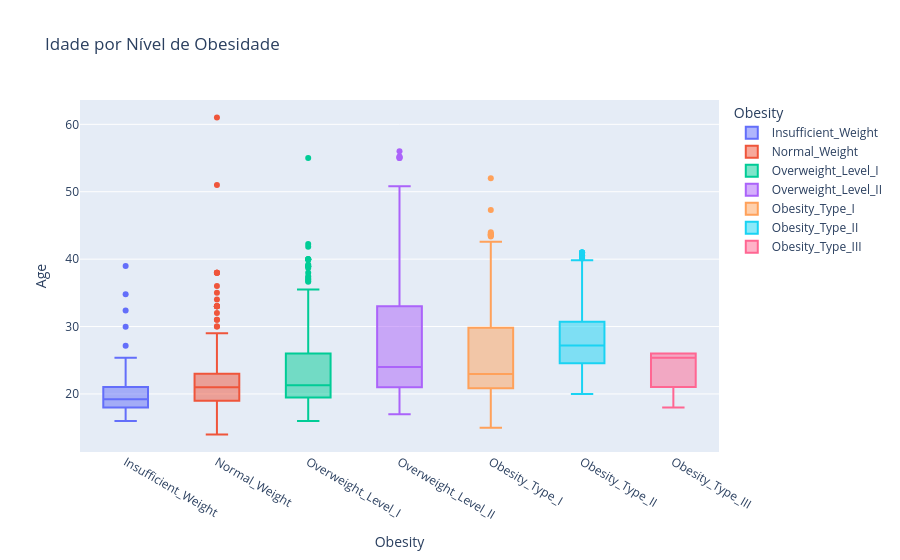

The code cell stored with this chart in its notebook:
### Markdown cell above
### 2.2 Variável numérica: Age

### Code cell
fig = px.box(df, x='Obesity', y='Age', category_orders={'Obesity': TARGET_ORDER},
             color='Obesity', title='Idade por Nível de Obesidade')
fig.show()

### Figure 1 — Plotly figure (JSON) as saved in the notebook; plotly's stock layout.template omitted (floating-point values rounded to 4 significant figures; data arrays with more than 128 entries replaced by an {"elided": "..."} marker saying what was removed)
{"data": [{"alignmentgroup": "True", "hovertemplate": "Obesity=%{x}<br>Age=%{y}<extra></extra>", "legendgroup": "Insufficient_Weight", "marker": {"color": "#636efa"}, "name": "Insufficient_Weight", "notched": false, "offsetgroup": "Insufficient_Weight", "orientation": "v", "showlegend": true, "type": "box", "x": {"elided": "267 str values"}, "x0": " ", "xaxis": "x", "y": {"elided": "267 float values"}, "y0": " ", "yaxis": "y"}, {"alignmentgroup": "True", "hovertemplate": "Obesity=%{x}<br>Age=%{y}<extra></extra>", "legendgroup": "Normal_Weight", "marker": {"color": "#EF553B"}, "name": "Normal_Weight", "notched": false, "offsetgroup": "Normal_Weight", "orientation": "v", "showlegend": true, "type": "box", "x": {"elided": "282 str values"}, "x0": " ", "xaxis": "x", "y": {"elided": "282 float values"}, "y0": " ", "yaxis": "y"}, {"alignmentgroup": "True", "hovertemplate": "Obesity=%{x}<br>Age=%{y}<extra></extra>", "legendgroup": "Overweight_Level_I", "marker": {"color": "#00cc96"}, "name": "Overweight_Level_I", "notched": false, "offsetgroup": "Overweight_Level_I", "orientation": "v", "showlegend": true, "type": "box", "x": {"elided": "276 str values"}, "x0": " ", "xaxis": "x", "y": {"elided": "276 float values"}, "y0": " ", "yaxis": "y"}, {"alignmentgroup": "True", "hovertemplate": "Obesity=%{x}<br>Age=%{y}<extra></extra>", "legendgroup": "Overweight_Level_II", "marker": {"color": "#ab63fa"}, "name": "Overweight_Level_II", "notched": false, "offsetgroup": "Overweight_Level_II", "orientation": "v", "showlegend": true, "type": "box", "x": {"elided": "290 str values"}, "x0": " ", "xaxis": "x", "y": {"elided": "290 float values"}, "y0": " ", "yaxis": "y"}, {"alignmentgroup": "True", "hovertemplate": "Obesity=%{x}<br>Age=%{y}<extra></extra>", "legendgroup": "Obesity_Type_I", "marker": {"color": "#FFA15A"}, "name": "Obesity_Type_I", "notched": false, "offsetgroup": "Obesity_Type_I", "orientation": "v", "showlegend": true, "type": "box", "x": {"elided": "351 str values"}, "x0": " ", "xaxis": "x", "y": {"elided": "351 float values"}, "y0": " ", "yaxis": "y"}, {"alignmentgroup": "True", "hovertemplate": "Obesity=%{x}<br>Age=%{y}<extra></extra>", "legendgroup": "Obesity_Type_II", "marker": {"color": "#19d3f3"}, "name": "Obesity_Type_II", "notched": false, "offsetgroup": "Obesity_Type_II", "orientation": "v", "showlegend": true, "type": "box", "x": {"elided": "297 str values"}, "x0": " ", "xaxis": "x", "y": {"elided": "297 float values"}, "y0": " ", "yaxis": "y"}, {"alignmentgroup": "True", "hovertemplate": "Obesity=%{x}<br>Age=%{y}<extra></extra>", "legendgroup": "Obesity_Type_III", "marker": {"color": "#FF6692"}, "name": "Obesity_Type_III", "notched": false, "offsetgroup": "Obesity_Type_III", "orientation": "v", "showlegend": true, "type": "box", "x": {"elided": "324 str values"}, "x0": " ", "xaxis": "x", "y": {"elided": "324 float values"}, "y0": " ", "yaxis": "y"}], "layout": {"boxmode": "overlay", "legend": {"title": {"text": "Obesity"}, "tracegroupgap": 0}, "title": {"text": "Idade por Nível de Obesidade"}, "xaxis": {"anchor": "y", "categoryarray": ["Insufficient_Weight", "Normal_Weight", "Overweight_Level_I", "Overweight_Level_II", "Obesity_Type_I", "Obesity_Type_II", "Obesity_Type_III"], "categoryorder": "array", "domain": [0, 1], "title": {"text": "Obesity"}}, "yaxis": {"anchor": "x", "domain": [0, 1], "title": {"text": "Age"}}}}
